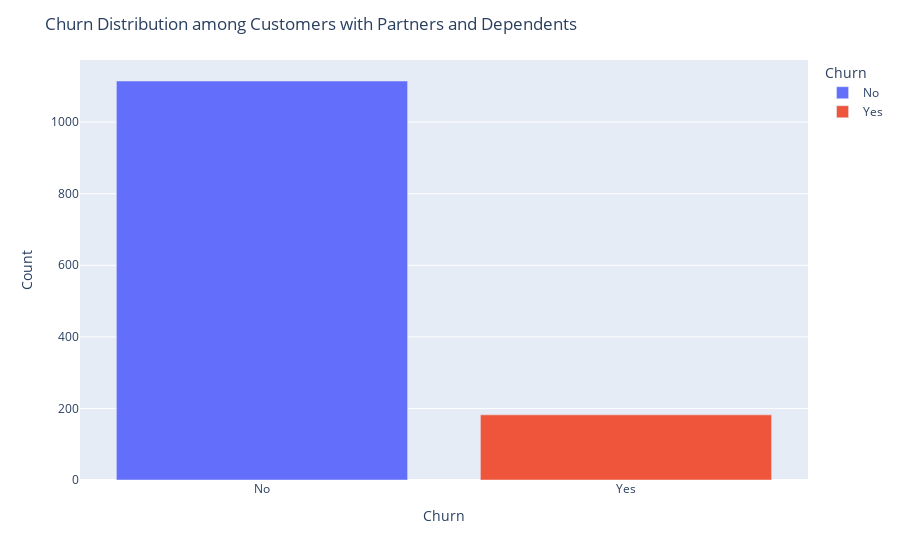

Notebook code for this chart:
### Code cell
# Create the bar chart using Plotly Express
fig = px.bar(grouped_data, x='Churn', y='Count', color='Churn',
             labels={'Count': 'Count', 'Churn': 'Churn'})

# Set the layout of the plot
fig.update_layout(
    title="Churn Distribution among Customers with Partners and Dependents",
    xaxis_title="Churn",
    yaxis_title="Count",
    legend_title="Churn"
)

# Show the plot
fig.show()

### Figure 1 — Plotly figure (JSON) as saved in the notebook; plotly's stock layout.template omitted (floating-point values rounded to 4 significant figures)
{"data": [{"alignmentgroup": "True", "hovertemplate": "Churn=%{x}<br>Count=%{y}<extra></extra>", "legendgroup": "No", "marker": {"color": "#636efa", "pattern": {"shape": ""}}, "name": "No", "offsetgroup": "No", "orientation": "v", "showlegend": true, "textposition": "auto", "type": "bar", "x": ["No"], "xaxis": "x", "y": [1115], "yaxis": "y"}, {"alignmentgroup": "True", "hovertemplate": "Churn=%{x}<br>Count=%{y}<extra></extra>", "legendgroup": "Yes", "marker": {"color": "#EF553B", "pattern": {"shape": ""}}, "name": "Yes", "offsetgroup": "Yes", "orientation": "v", "showlegend": true, "textposition": "auto", "type": "bar", "x": ["Yes"], "xaxis": "x", "y": [182], "yaxis": "y"}], "layout": {"barmode": "relative", "legend": {"title": {"text": "Churn"}, "tracegroupgap": 0}, "margin": {"t": 60}, "title": {"text": "Churn Distribution among Customers with Partners and Dependents"}, "xaxis": {"anchor": "y", "categoryarray": ["No", "Yes"], "categoryorder": "array", "domain": [0, 1], "title": {"text": "Churn"}}, "yaxis": {"anchor": "x", "domain": [0, 1], "title": {"text": "Count"}}}}
